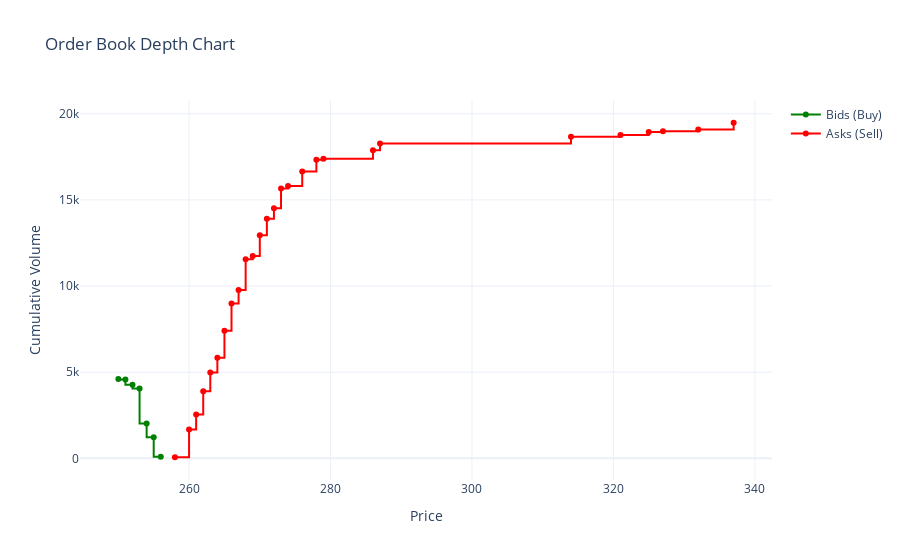

Notebook source saved alongside this figure:
### Code cell
#display exchange

# Buy side (sorted high to low)


buy_prices = []
buy_volumes = []

for orders, currentNode in exchange.buys.head.in_order():
    buy_prices.append(currentNode.value)
    buy_volumes.append(sum(order.unfilledVolume for order in orders))

# Sell side (sorted low to high)


sell_prices = []
sell_volumes = []

for orders, currentNode in exchange.sells.head.in_order():
    sell_prices.append(currentNode.value)
    sell_volumes.append(sum(order.unfilledVolume for order in orders))


buy_cumvol = np.cumsum(buy_volumes) 
sell_cumvol = np.cumsum(sell_volumes)           

fig = go.Figure()

# Buy side (bids)
fig.add_trace(go.Scatter(
    x=buy_prices,
    y=buy_cumvol,
    mode='lines+markers',
    name='Bids (Buy)',
    line=dict(color='green', shape='hv')
))

# Sell side (asks)
fig.add_trace(go.Scatter(
    x=sell_prices,
    y=sell_cumvol,
    mode='lines+markers',
    name='Asks (Sell)',
    line=dict(color='red', shape='hv')
))

fig.update_layout(
    title='Order Book Depth Chart',
    xaxis_title='Price',
    yaxis_title='Cumulative Volume',
    xaxis=dict(type='linear'),
    yaxis=dict(type='linear'),
    template='plotly_white'
)

fig.show()

### Figure 1 — Plotly figure (JSON) as saved in the notebook; plotly's stock layout.template omitted (floating-point values rounded to 4 significant figures)
{"data": [{"line": {"color": "green", "shape": "hv"}, "mode": "lines+markers", "name": "Bids (Buy)", "type": "scatter", "x": [256, 255, 254, 253, 252, 251, 250], "y": [95, 1221, 2021, 4056, 4277, 4575, 4609]}, {"line": {"color": "red", "shape": "hv"}, "mode": "lines+markers", "name": "Asks (Sell)", "type": "scatter", "x": [258, 260, 261, 262, 263, 264, 265, 266, 267, 268, 269, 270, 271, 272, 273, 274, 276, 278, 279, 286, 287, 314, 321, 325, 327, 332, 337], "y": [62, 1679, 2544, 3892, 4980, 5832, 7412, 8985, 9774, 11555, 11746, 12949, 13912, 14523, 15667, 15804, 16651, 17331, 17392, 17888, 18281, 18667, 18770, 18942, 18981, 19085, 19479]}], "layout": {"title": {"text": "Order Book Depth Chart"}, "xaxis": {"title": {"text": "Price"}, "type": "linear"}, "yaxis": {"title": {"text": "Cumulative Volume"}, "type": "linear"}}}
